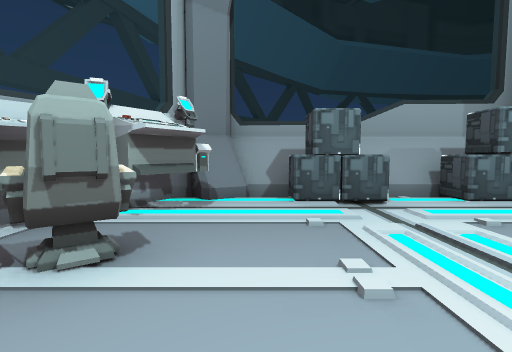
[1] (above)

24 first-person views from a walk through a scene from a Unity 3-D project. The camera is 1.5 m above the floor, tilts 4° down and sees 85° across. The floor is counted in squares, 2 m on a side. Each view is taken from the middle of a square. On the plan, view 1 faces up. The plan holds only what a view shows up to about 10 squares ahead; the rest is blank. The place goes on beyond the plan. The player is left out. Some animated figures are left out.

[2]
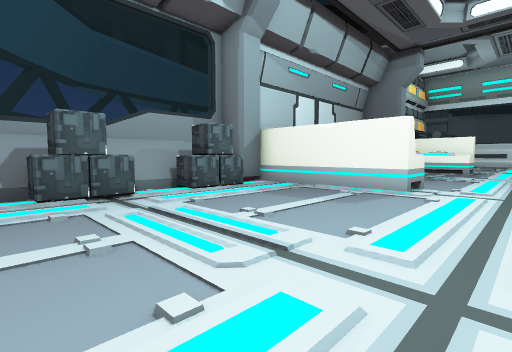

[3]
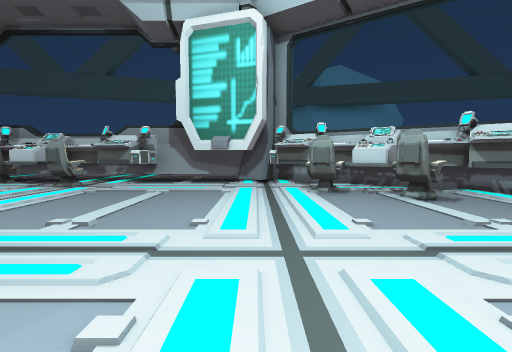

[4]
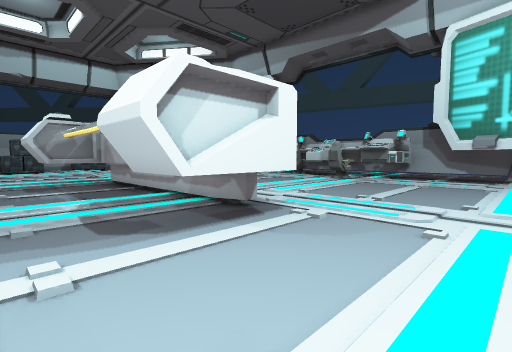

[5]
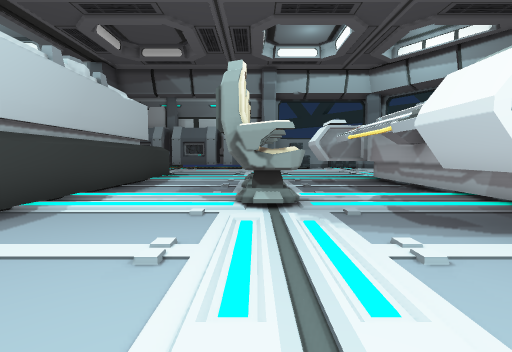

[6]
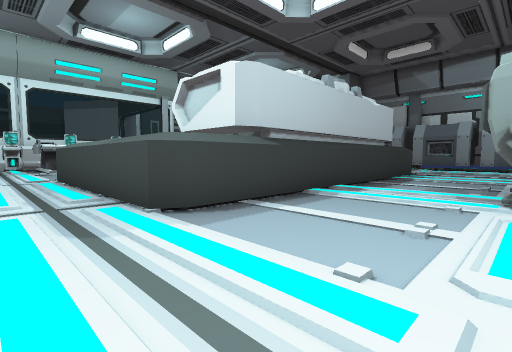

[7]
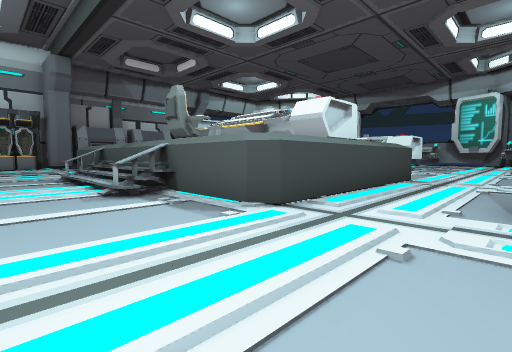

[8]
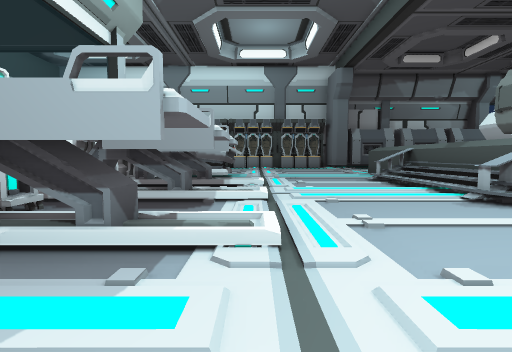

[9]
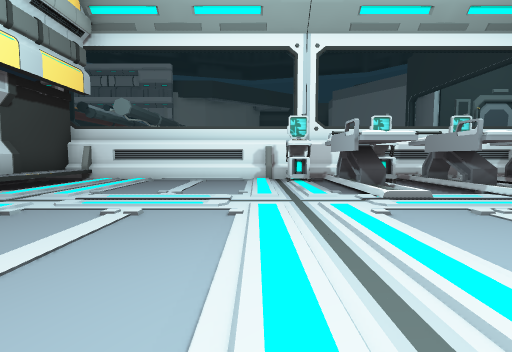

[10]
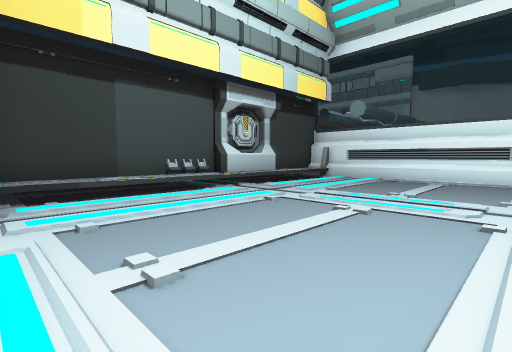

[11]
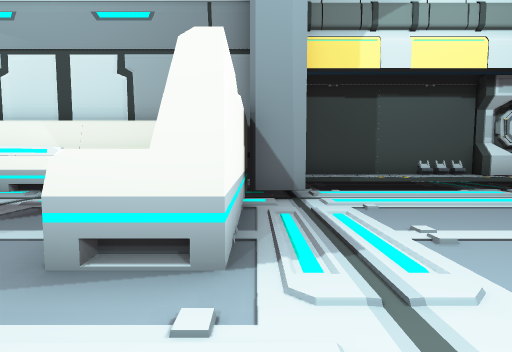

[12]
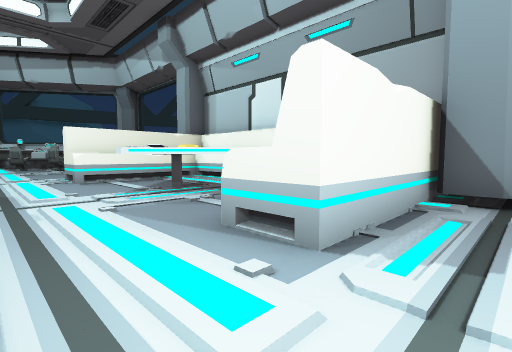

[13]
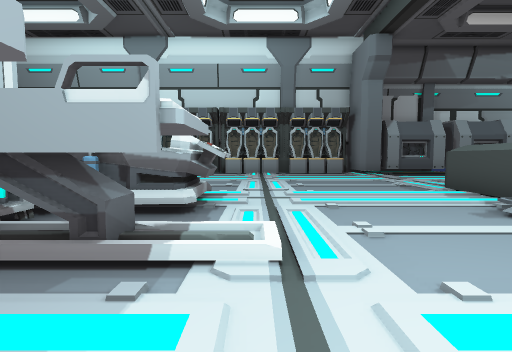

[14]
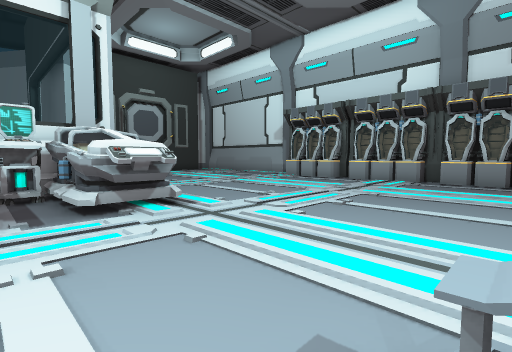

[15]
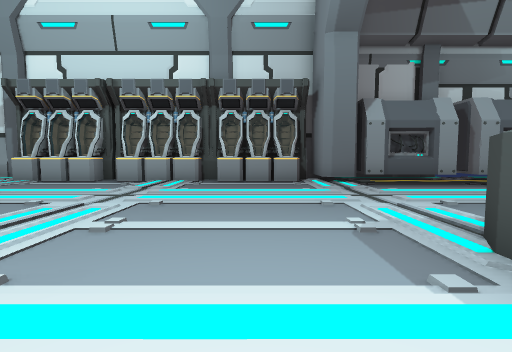

[16]
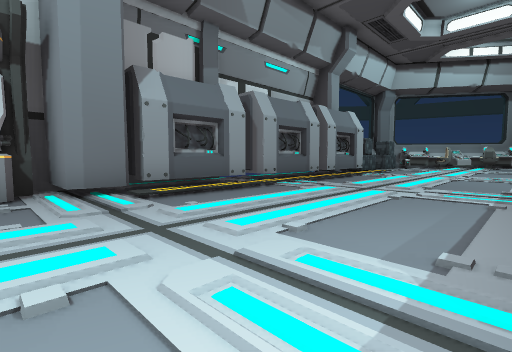

[17]
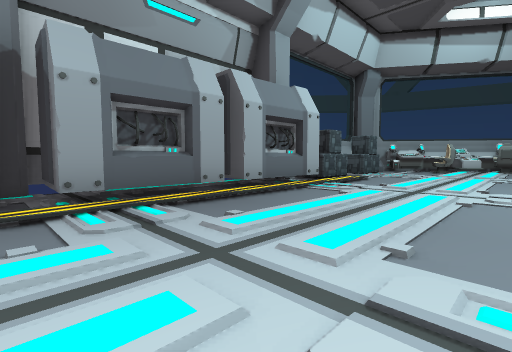

[18]
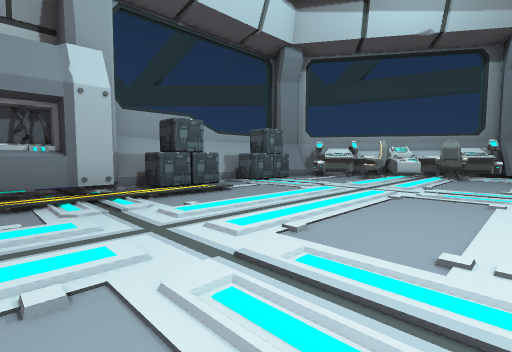

[19]
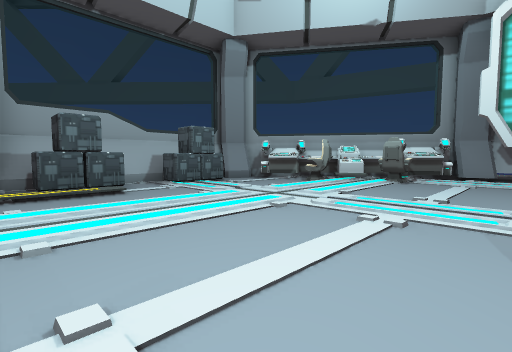

[20]
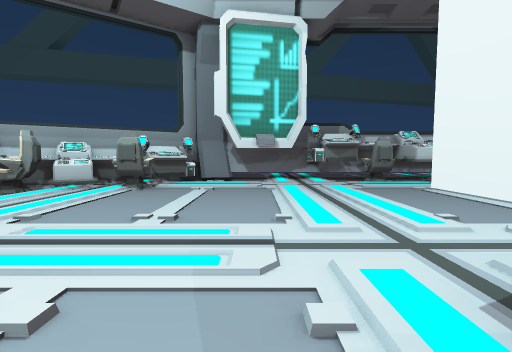

[21]
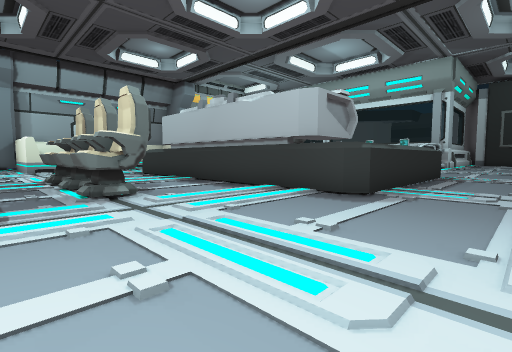

[22]
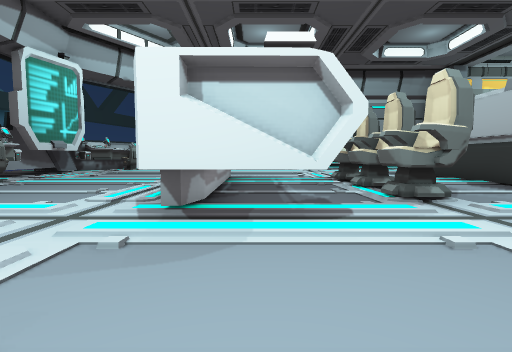

[23]
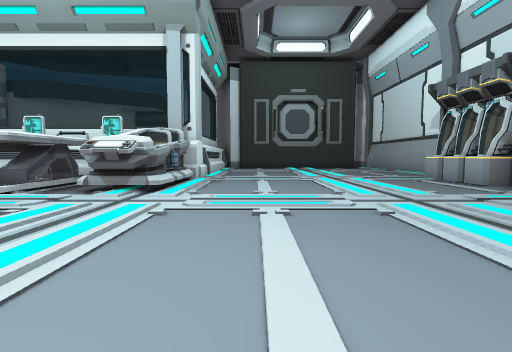

[24]
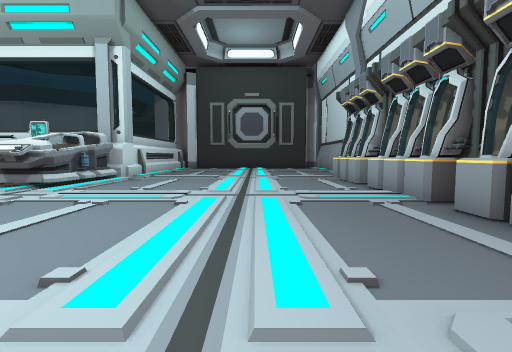

### Floor plan
Key: @ floor where view 1 was taken; # wall or solid block; . main floor; - floor 0.25 m lower than the main floor; / step, stairs or slope; = window, fence, low wall or low ledge; ^ raised ledge; C chair; B bed; A cart; O other object.
Columns run from 5 left of view 1 to 27 right of it. Each row starts with its distance up from view 1.
  7                       # # O^^
  6     #########        ##^^^O###^^#
  5    ##.OO.OO.######   ##.........#
  4    ##.......##....  ##..........#
  3   ##---.----##-   # #-.----.----#
  2  ###C--.----##- OO--#-.----.---=#
  1 ##C#---.----##--O.--#-.----.----#
  0 ##C..@..........................#
 -1 #............................./A#
 -2 #-.----.----.---#######----/////#
 -3 #-.----.----.---#     #---///BB/#
 -4 #-.----.##--.---#     #----.--AA#
 -5 ##......#...C...#     ^^...//BB #
 -6 #CC.....#...C...#     ^/.....  A#
 -7 ##.----.#---C---#  CC ^/---/BBB##
 -8 #C.----.#--CC---#  CC ^/--///BAA#
 -9 ##.----.#---C---#     ^^---./OAA#
-10 #.......##......#     #.....OOOO#
-11 #.......##......#     #...../OOO#
-12 #-.----.----.---#######----.----
-13 #-.----.----.----.----.----.----
-14 ##.----.----.----.----.----.----
-15 ##CC............................
-16  #^^............................
-17  ##C---.----.----.----.----.----
-18   ##^--.-////O////////.----.----
-19     #-OO-OO ####O##O#########-###
-20     ########     #####     #####
-21           ##

Positions as (right, up) in squares from view 1, and headings:
1: (0, 0), facing up
2: (0, -1), facing up-right
3: (4, -1), facing left
4: (6, -1), facing down-left
5: (7, -1), facing down
6: (7, 0), facing down-right
7: (20, 1), facing down-left
8: (22, 0), facing down
9: (17, 0), facing right
10: (17, 0), facing up-right
11: (16, -1), facing up
12: (17, -1), facing up-left
13: (22, -5), facing down
14: (18, -8), facing down-right
15: (19, -10), facing down
16: (18, -13), facing down-left
17: (13, -14), facing down-left
18: (8, -13), facing down-left
19: (6, -12), facing down-left
20: (4, -12), facing left
21: (5, -15), facing up-right
22: (4, -14), facing up
23: (17, -13), facing right
24: (16, -16), facing right
